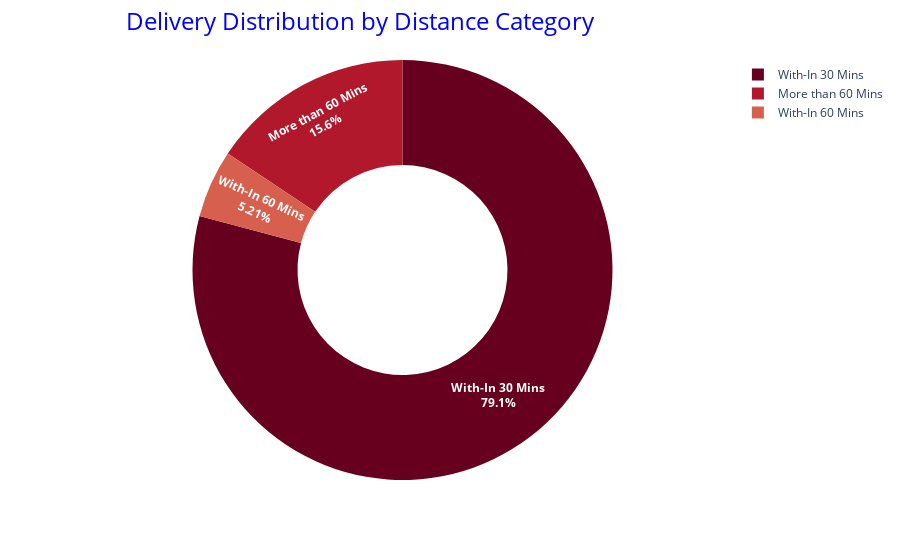

The code cell stored with this chart in its notebook:
### Markdown cell above
#### 5. Delivery Distribution by Distance ***(Short, Medium & Long)***:

### Code cell
distance_cat_city = df.groupby(['distance_category','city'], as_index=False)['restaurant'].count()
conditions= [
    (distance_cat_city['distance_category']=='Short'),
    (distance_cat_city['distance_category']=='Medium'),
    (distance_cat_city['distance_category']=='Long')
]
choices = ['With-In 30 Mins', 'With-In 60 Mins', 'More than 60 Mins']
distance_cat_city['delivery_range'] = np.select(conditions, choices, default='With-In 60 Mins') 

group_delivery_range = distance_cat_city.groupby(['delivery_range'], as_index= False)['restaurant'].sum().sort_values('restaurant', ascending =False).reset_index()
# Create the donut chart
fig = px.pie(
    group_delivery_range,
    values='restaurant',
    names='delivery_range',
    color_discrete_sequence=px.colors.sequential.RdBu,
    hole=0.5 # This creates the donut effect
)

# Optional: Customize the text displayed inside the slices
fig.update_traces(textposition='inside', textinfo='label+percent', 
                  textfont=dict(
                      color='white', # Set the font color to white
                      size=12,      # Optional: set font size
                      weight='bold' # Set the font weight to bold
                  ))
fig.update_layout(
    title={
        'text': 'Delivery Distribution by Distance Category',
        'font': {'size': 24, 'color': 'blue'},
        'x': 0.4, # Centers the title (0.5 is the center of the plot area)
        'xanchor': 'center'
    }
)
fig.show()

### Figure 1 — Plotly figure (JSON) as saved in the notebook; plotly's stock layout.template omitted (floating-point values rounded to 4 significant figures)
{"data": [{"domain": {"x": [0, 1], "y": [0, 1]}, "hole": 0.5, "hovertemplate": "delivery_range=%{label}<br>restaurant=%{value}<extra></extra>", "labels": ["With-In 30 Mins", "More than 60 Mins", "With-In 60 Mins"], "legendgroup": "", "name": "", "showlegend": true, "textfont": {"color": "white", "size": 12, "weight": "bold"}, "textinfo": "label+percent", "textposition": "inside", "type": "pie", "values": [2034, 402, 134]}], "layout": {"legend": {"tracegroupgap": 0}, "margin": {"t": 60}, "piecolorway": ["rgb(103,0,31)", "rgb(178,24,43)", "rgb(214,96,77)", "rgb(244,165,130)", "rgb(253,219,199)", "rgb(247,247,247)", "rgb(209,229,240)", "rgb(146,197,222)", "rgb(67,147,195)", "rgb(33,102,172)", "rgb(5,48,97)"], "title": {"font": {"color": "blue", "size": 24}, "text": "Delivery Distribution by Distance Category", "x": 0.4, "xanchor": "center"}}}
